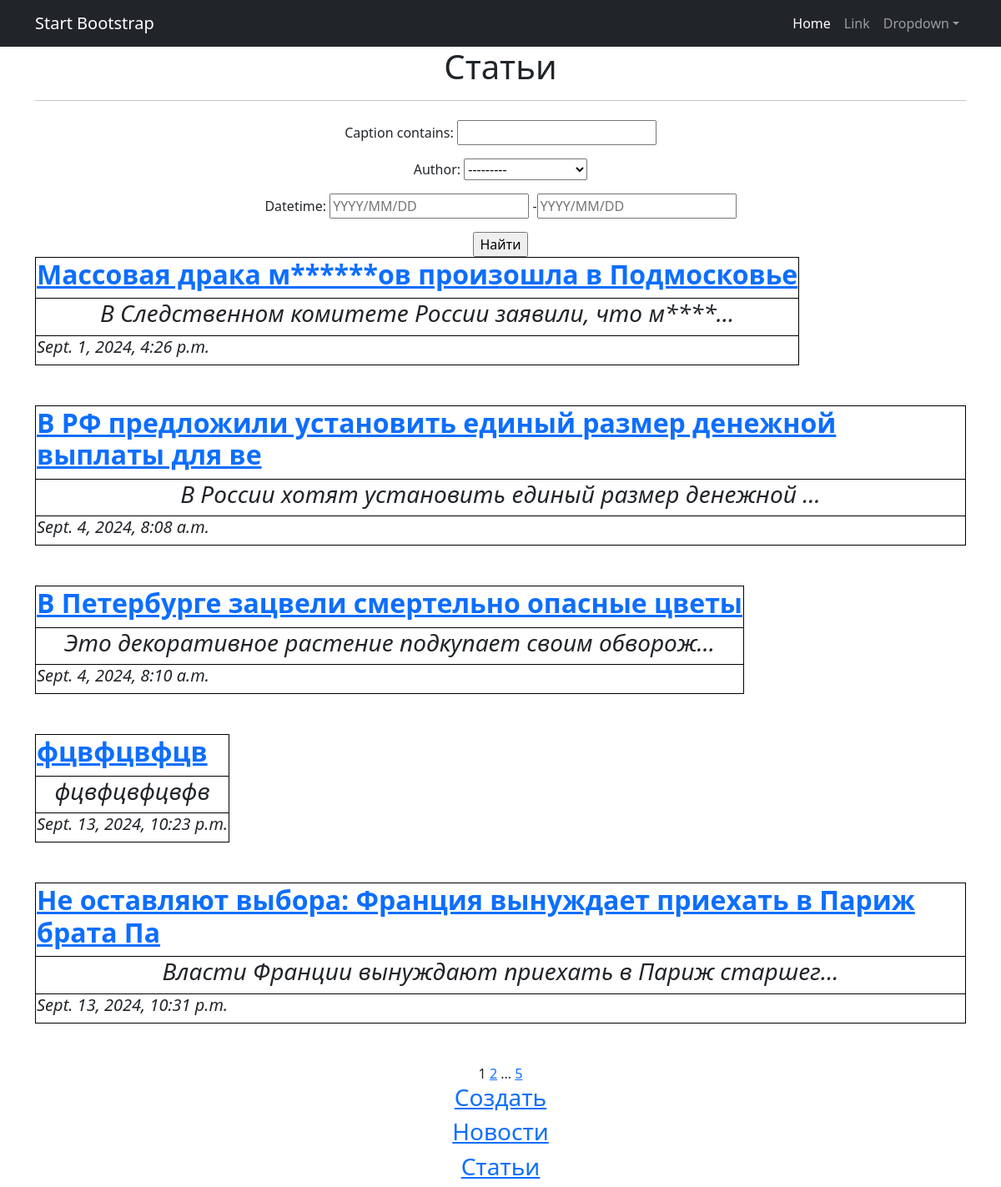
The app's page /articles/ with its own data.
### newsboardapp/models.py (models this page shows, shortened)
class Author(models.Model):
    id = models.IntegerField(default = 1)
    full_name = models.CharField(max_length=255)
    name = models.CharField(null=True, max_length=64)
    age = models.IntegerField(null=True, blank=True)
    rating = models.IntegerField(null=True, blank=True)
    email = models.CharField(max_length=255, blank=True)
    author = models.OneToOneField(
        User,
        on_delete=models.CASCADE,
        blank=True, primary_key = True,default = 1
    )

class Post(models.Model):
    author = models.ForeignKey(Author, on_delete=models.CASCADE, default=1)
    rating = models.IntegerField(null=True, blank=True, default=0)
    caption = models.CharField(null=True, max_length=64)
    text = models.CharField(null=True, max_length=1024)
    datetime = models.DateTimeField(auto_now_add=True)
    type = models.CharField(max_length=2,
                                choices=TYPE,
                                default=post)

class CensorWords(models.Model):
    name = models.CharField(null=True, max_length=64, unique=True)

### newsboardapp/views.py (the view)
# urls.py: path('articles/', ArticleList.as_view(),name='articles'),
class ArticleList(ListView):
    queryset = Post.objects.filter(type='PO')
    template_name = 'articles.html'
    context_object_name = 'articles'
    paginate_by = 5
    def get_context_data(self, **kwargs):
        context = super().get_context_data(**kwargs)
        context['time_now'] = datetime.utcnow()
        context['filterset'] = self.filterset
        return context
    def get_queryset(self):
        queryset = super().get_queryset()
        self.filterset = NewsFilter(self.request.GET, queryset)
        return self.filterset.qs

### newsboardapp/templatetags/custom_filters.py (called while the page is built)
@register.filter()
def censor(value):
   if type('Hello, world!') is str:
      result = value
      for nword in CensorWords.objects.filter():
         result = result.replace(nword.name, nword.name[0]+'*'*(len(nword.name)-1) )
      return result
   else:
      return value

### newsboardapp/templatetags/custom_tags.py (called while the page is built)
@register.simple_tag(takes_context=True)
def url_replace(context, **kwargs):
   d = context['request'].GET.copy()
   for k, v in kwargs.items():
       d[k] = v
   return d.urlencode()

### templates/articles.html (shortened to what this page needs)
{% extends 'flatpages/default.html' %}
{% load custom_filters %}!
{% load custom_tags %}
{% block content %}
<h1>Статьи</h1>
<hr size="10">
<form action="" method="get">
    {{ filterset.form.as_p }}
    <input type="submit" value="Найти"/>
</form>
{% if articles %}
{% for article in articles %}
<table>
    <tr>
        <td><a href="/articles/{{ article.id }}"><h2 align="left"><b>{{ article.caption|censor }}</b></h2></a></td>
    </tr>
    <tr>
        <td><h3><i>{{ article.text|censor|truncatechars:50 }}</i></h3></td>
    </tr>
    <tr>
        <td><h5 align="left"><i>{{ article.datetime|default_if_none:time_now }}</i></h5></td>
    </tr>
</table>
<br>
<br>
{% endfor %}
{% else %}
<h2>Странно , видимо ничего непроисходит ....</h2>
{% endif %}
{{ page_obj.number }}
{% if page_obj.has_next %}
<a href="?{% url_replace page=page_obj.next_page_number %}">{{ page_obj.next_page_number }}</a>
{% if paginator.num_pages != page_obj.next_page_number %}
...
<a href="?{% url_replace page=page_obj.paginator.num_pages %}">{{ page_obj.paginator.num_pages }}</a>
{% endif %}
{% endif %}
<h3> <a href="/articles/create/"> Создать </a> </h3>
<h3> <a href="/news/"> Новости </a> </h3>
<h3> <a href="/articles/"> Статьи </a> </h3>
{% endblock content %}

### templates/flatpages/default.html (shortened to what this page needs)
<!DOCTYPE html>
<html lang="en">
<head>
    {% load static %}
    <link href="{% static 'css/styles.css' %}" rel="stylesheet"/>
</head>
<body>
<nav class="navbar navbar-expand-lg navbar-dark bg-dark">
    <div class="container">
        <a class="navbar-brand" href="#">Start Bootstrap</a>
        <div class="collapse navbar-collapse" id="navbarSupportedContent">
            <ul class="navbar-nav ms-auto mb-2 mb-lg-0">
                <li class="nav-item"><a class="nav-link active" aria-current="page" href="#">Home</a></li>
                <li class="nav-item"><a class="nav-link" href="#">Link</a></li>
                <li class="nav-item dropdown">
                    <a class="nav-link dropdown-toggle" id="navbarDropdown" href="#" role="button"
                       data-bs-toggle="dropdown" aria-expanded="false">Dropdown</a>
                </li>
            </ul>
        </div>
    </div>
</nav>
<div class="container">
    <div class="row">
        <div class="col-lg-12 text-center">
            {% block content %}
            {% endblock content %}
        </div>
    </div>
</div>
</body>
</html>

### templates/articles.html (style rules this page uses)
table, th, td { border: 1px solid black; }

### records on screen
Author: author "---------"
Post: caption|censor "Массовая драка м******ов произошла в Подмосковье", text|censor "В Следственном комитете России заявили, что м****…", datetime "Sept. 1, 2024, 4:26 p.m."
Post: caption|censor "В РФ предложили установить единый размер денежной выплаты для ве", text|censor "В России хотят установить единый размер денежной …", datetime "Sept. 4, 2024, 8:08 a.m."
Post: caption|censor "В Петербурге зацвели смертельно опасные цветы", text|censor "Это декоративное растение подкупает своим обворож…", datetime "Sept. 4, 2024, 8:10 a.m."
Post: caption|censor "фцвфцвфцв", text|censor "фцвфцвфцвфв", datetime "Sept. 13, 2024, 10:23 p.m."
Post: caption|censor "Не оставляют выбора: Франция вынуждает приехать в Париж брата Па", text|censor "Власти Франции вынуждают приехать в Париж старшег…", datetime "Sept. 13, 2024, 10:31 p.m."

### other values on screen
{{ page_obj.number }} "1"
{{ page_obj.next_page_number }} "2"
{{ page_obj.paginator.num_pages }} "5"
